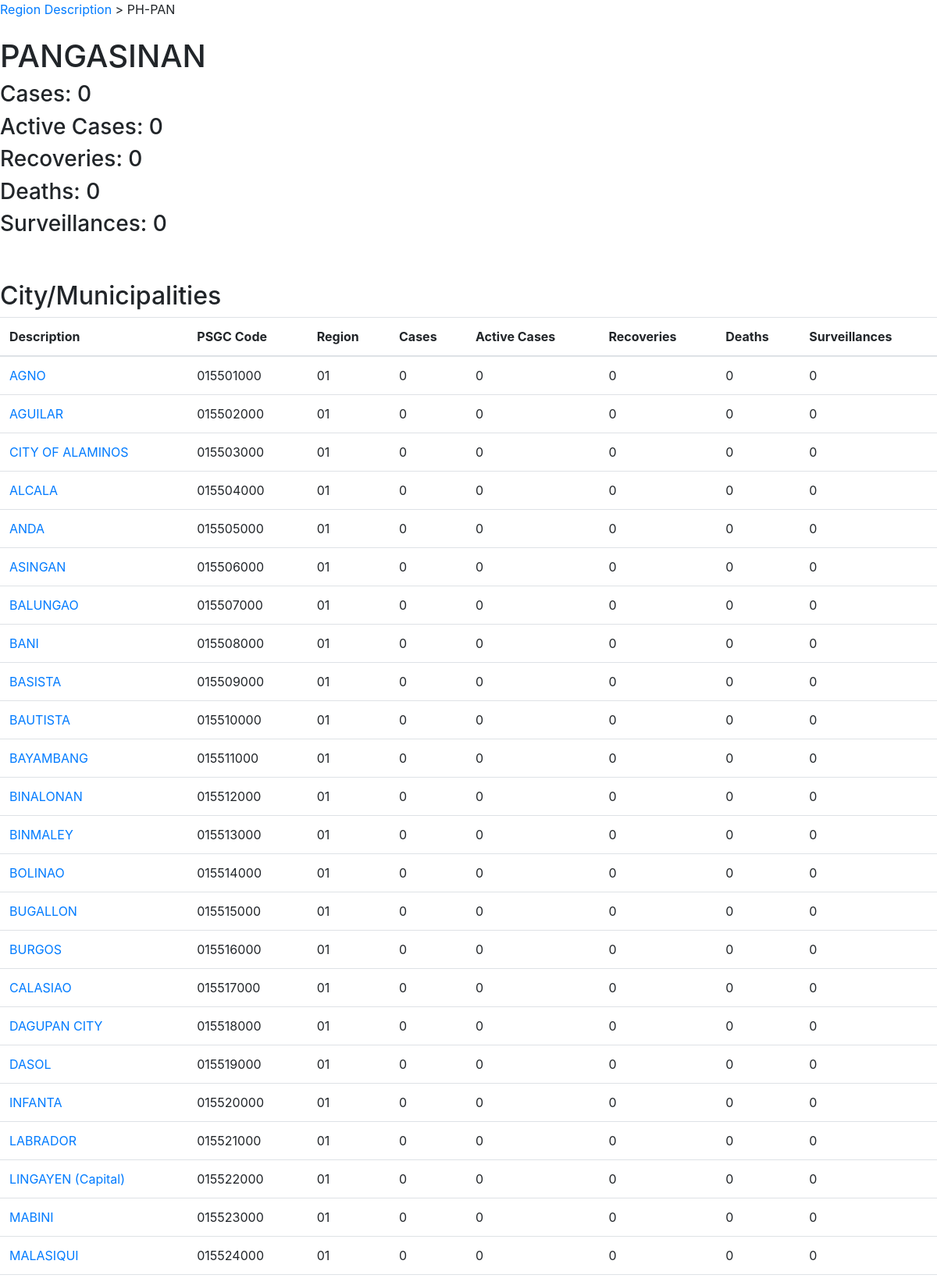
The app's page /province.php?code=0155 (upper part) with its own data.
### tables this page shows
CREATE TABLE `tbl_province` (
  `id` int(2) NOT NULL AUTO_INCREMENT,
  `psgc_code` varchar(9) NOT NULL,
  `prov_desc` varchar(40) NOT NULL,
  `reg_code` varchar(2) NOT NULL,
  `prov_code` varchar(4) NOT NULL,
  `iso` varchar(6) NOT NULL,
  `num_cases`  int unsigned DEFAULT 0,
  `num_active` int unsigned DEFAULT 0,
  `num_recoveries` int unsigned DEFAULT 0,
  `num_deaths` int unsigned DEFAULT 0,
  `num_surveillances` int unsigned DEFAULT 0,
  PRIMARY KEY (`id`)
);

CREATE TABLE `tbl_citymun` (
  `id` int(5) NOT NULL AUTO_INCREMENT,
  `psgc_code` varchar(9) NOT NULL,
  `citymun_desc` varchar(50) NOT NULL,
  `reg_desc` varchar(2) NOT NULL,
  `prov_code` varchar(4) NOT NULL,
  `citymun_code` varchar(6) NOT NULL,
  `num_cases`  mediumint unsigned DEFAULT 0,
  `num_active` mediumint unsigned DEFAULT 0,
  `num_recoveries` mediumint unsigned DEFAULT 0,
  `num_deaths` mediumint unsigned DEFAULT 0,
  `num_surveillances` mediumint unsigned DEFAULT 0,
  PRIMARY KEY (`id`)
);

### includes/functions.inc.php (called while the page is built, shortened)
<?php
function getProvince($conn, $prov_code) {
    $sql = "SELECT * FROM tbl_province WHERE prov_code = ?;";
    $stmt = mysqli_stmt_init($conn);
    if(!mysqli_stmt_prepare($stmt, $sql)) {
        return null;
    }
    mysqli_stmt_bind_param($stmt, "s", $prov_code);
    mysqli_stmt_execute($stmt);
    $resultsData = mysqli_stmt_get_result($stmt);
    if(!$resultsData) {
        return null;
    } else {
        return $resultsData;
    }
}
function getCitymuns($conn, $prov_code) {
    $sql = "SELECT * FROM tbl_citymun WHERE prov_code = ?;";
    $stmt = mysqli_stmt_init($conn);
    if(!mysqli_stmt_prepare($stmt, $sql)) {
        return null;
    }
    mysqli_stmt_bind_param($stmt, "s", $prov_code);
    mysqli_stmt_execute($stmt);
    $resultsData = mysqli_stmt_get_result($stmt);
    if(!$resultsData) {
        return null;
    }else {
        return $resultsData;
    }
}

### province.php (the view, shortened to what this page needs)
<?php
    include_once 'header.php';
?>
<?php
    include_once 'includes/dbh.inc.php';
    include 'includes/functions.inc.php';
    $prov_code = $_GET['code'];
    $provinceRes = getProvince($conn, $prov_code);
    $province = mysqli_fetch_array($provinceRes);
    $citymunRes = getCitymuns($conn, $prov_code);
?>
<span>
    <a href="region.php?code=<?php echo $province['reg_code']; ?>">Region Description</a>
    > <?php echo $province['iso']; ?>
</span>
<br><br>
<section>
<h1><?php echo $province['prov_desc']; ?></h1>
<h3>Cases: <?php echo $province['num_cases']; ?></h3>
<h3>Active Cases: <?php echo $province['num_active']; ?></h3>
<h3>Recoveries: <?php echo $province['num_recoveries']; ?></h3>
<h3>Deaths: <?php echo $province['num_deaths']; ?></h3>
<h3>Surveillances: <?php echo $province['num_surveillances']; ?></h3>
</section>
<br><br>
<h2>City/Municipalities</h2>
<table class="table table-hover">
    <thead>
        <tr>
            <th>Description</th>
            <th>PSGC Code</th>
            <th>Region</th>
            <th>Cases</th>
            <th>Active Cases</th>
            <th>Recoveries</th>
            <th>Deaths</th>
            <th>Surveillances</th>
        </tr>
    </thead>
    <tbody>
        <?php
            while($row = mysqli_fetch_array($citymunRes)) {
        ?>
        <tr>
            <td>
            <a href="citymun.php?code=<?php echo $row['citymun_code']; ?>"><?php echo $row['citymun_desc']; ?></a>
            </td>
            <td><?php echo $row['psgc_code']; ?></td>
            <td><?php echo $row['reg_desc']; ?></td>
            <td><?php echo $row['num_cases']; ?></td>
            <td><?php echo $row['num_active']; ?></td>
            <td><?php echo $row['num_recoveries']; ?></td>
            <td><?php echo $row['num_deaths']; ?></td>
            <td><?php echo $row['num_surveillances']; ?></td>
        </tr>
        <?php
            }
        ?>
    </tbody>
</table>
<?php
    include_once 'footer.php';
?>

### records on screen
tbl_province: iso "PH-PAN", prov_desc "PANGASINAN", num_cases "0", num_active "0", num_recoveries "0", num_deaths "0", num_surveillances "0"
tbl_citymun: citymun_desc "AGNO", psgc_code "015501000", reg_desc "01", num_cases "0", num_active "0", num_recoveries "0", num_deaths "0", num_surveillances "0"
tbl_citymun: citymun_desc "AGUILAR", psgc_code "015502000", reg_desc "01", num_cases "0", num_active "0", num_recoveries "0", num_deaths "0", num_surveillances "0"
tbl_citymun: citymun_desc "CITY OF ALAMINOS", psgc_code "015503000", reg_desc "01", num_cases "0", num_active "0", num_recoveries "0", num_deaths "0", num_surveillances "0"
tbl_citymun: citymun_desc "ALCALA", psgc_code "015504000", reg_desc "01", num_cases "0", num_active "0", num_recoveries "0", num_deaths "0", num_surveillances "0"
tbl_citymun: citymun_desc "ANDA", psgc_code "015505000", reg_desc "01", num_cases "0", num_active "0", num_recoveries "0", num_deaths "0", num_surveillances "0"
tbl_citymun: citymun_desc "ASINGAN", psgc_code "015506000", reg_desc "01", num_cases "0", num_active "0", num_recoveries "0", num_deaths "0", num_surveillances "0"
tbl_citymun: citymun_desc "BALUNGAO", psgc_code "015507000", reg_desc "01", num_cases "0", num_active "0", num_recoveries "0", num_deaths "0", num_surveillances "0"
tbl_citymun: citymun_desc "BANI", psgc_code "015508000", reg_desc "01", num_cases "0", num_active "0", num_recoveries "0", num_deaths "0", num_surveillances "0"
tbl_citymun: citymun_desc "BASISTA", psgc_code "015509000", reg_desc "01", num_cases "0", num_active "0", num_recoveries "0", num_deaths "0", num_surveillances "0"
tbl_citymun: citymun_desc "BAUTISTA", psgc_code "015510000", reg_desc "01", num_cases "0", num_active "0", num_recoveries "0", num_deaths "0", num_surveillances "0"
tbl_citymun: citymun_desc "BAYAMBANG", psgc_code "015511000", reg_desc "01", num_cases "0", num_active "0", num_recoveries "0", num_deaths "0", num_surveillances "0"
tbl_citymun: citymun_desc "BINALONAN", psgc_code "015512000", reg_desc "01", num_cases "0", num_active "0", num_recoveries "0", num_deaths "0", num_surveillances "0"
tbl_citymun: citymun_desc "BINMALEY", psgc_code "015513000", reg_desc "01", num_cases "0", num_active "0", num_recoveries "0", num_deaths "0", num_surveillances "0"
tbl_citymun: citymun_desc "BOLINAO", psgc_code "015514000", reg_desc "01", num_cases "0", num_active "0", num_recoveries "0", num_deaths "0", num_surveillances "0"
tbl_citymun: citymun_desc "BUGALLON", psgc_code "015515000", reg_desc "01", num_cases "0", num_active "0", num_recoveries "0", num_deaths "0", num_surveillances "0"
tbl_citymun: citymun_desc "BURGOS", psgc_code "015516000", reg_desc "01", num_cases "0", num_active "0", num_recoveries "0", num_deaths "0", num_surveillances "0"
tbl_citymun: citymun_desc "CALASIAO", psgc_code "015517000", reg_desc "01", num_cases "0", num_active "0", num_recoveries "0", num_deaths "0", num_surveillances "0"
tbl_citymun: citymun_desc "DAGUPAN CITY", psgc_code "015518000", reg_desc "01", num_cases "0", num_active "0", num_recoveries "0", num_deaths "0", num_surveillances "0"
tbl_citymun: citymun_desc "DASOL", psgc_code "015519000", reg_desc "01", num_cases "0", num_active "0", num_recoveries "0", num_deaths "0", num_surveillances "0"
tbl_citymun: citymun_desc "INFANTA", psgc_code "015520000", reg_desc "01", num_cases "0", num_active "0", num_recoveries "0", num_deaths "0", num_surveillances "0"
tbl_citymun: citymun_desc "LABRADOR", psgc_code "015521000", reg_desc "01", num_cases "0", num_active "0", num_recoveries "0", num_deaths "0", num_surveillances "0"
tbl_citymun: citymun_desc "LINGAYEN (Capital)", psgc_code "015522000", reg_desc "01", num_cases "0", num_active "0", num_recoveries "0", num_deaths "0", num_surveillances "0"
tbl_citymun: citymun_desc "MABINI", psgc_code "015523000", reg_desc "01", num_cases "0", num_active "0", num_recoveries "0", num_deaths "0", num_surveillances "0"
tbl_citymun: citymun_desc "MALASIQUI", psgc_code "015524000", reg_desc "01", num_cases "0", num_active "0", num_recoveries "0", num_deaths "0", num_surveillances "0"
